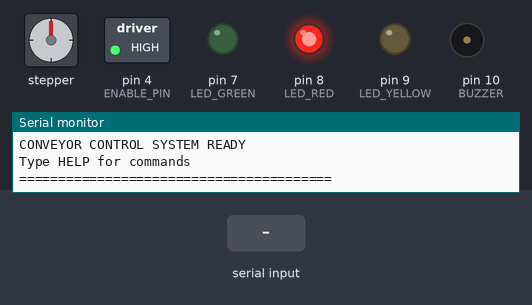
Simulated run of this sketch. Board: Arduino Uno, built with avr-gcc and run on an emulated ATmega328P. Parts: stepper motor, switched loads named in the sketch (green lamp = pin HIGH), output pins drawn as LEDs (lit = HIGH), buzzer (waves = sounding, pin HIGH), the last lines printed to the serial monitor. Inputs (shaded band) come from the test bench. Stepper angles assume 200 steps per turn.

Above: at 2.4 s.
2.5 s: "START\n" received over Serial
At 2.65 s:
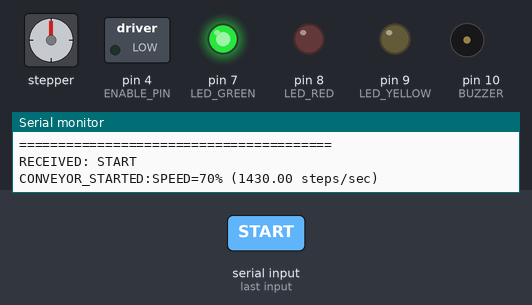
5.5 s: "STOP\n" received over Serial
At 6.7 s:
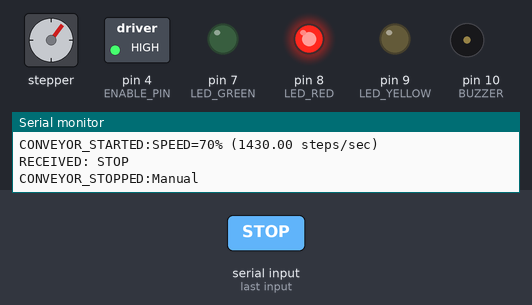
7.0 s: "DEFECT\n" received over Serial
At 8.5 s:
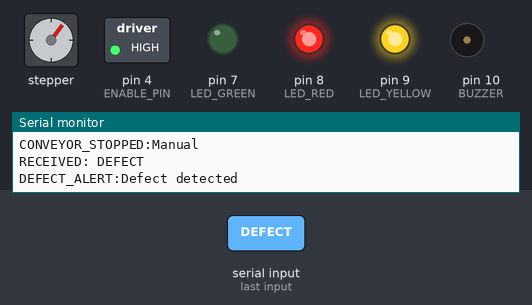
Timing chart, 0 to 10.0 s (numbered marks = the images above; inputs shaded):
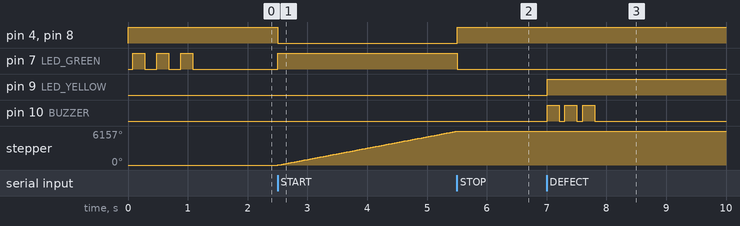

The sketch:

sketch_arduino.ino
```cpp
/*
 * INDUSTRIAL CONVEYOR CONTROL SYSTEM
 * Menggunakan Stepper Motor dengan AccelStepper
 * Terintegrasi dengan Python Web App via Serial USB
 */

#include <AccelStepper.h>

// ========== PIN DEFINITIONS ==========
#define STEP_PIN     3    // PUL (Step) pin
#define DIR_PIN      2    // DIR (Direction) pin
#define ENABLE_PIN   4    // Enable pin (opsional)

// Indicator LEDs
#define LED_GREEN    7
#define LED_RED      8
#define LED_YELLOW   9
#define BUZZER       10

// ========== CONVEYOR PARAMETERS ==========
AccelStepper stepper(AccelStepper::DRIVER, STEP_PIN, DIR_PIN);

// Stepper parameters
float MAX_SPEED = 2000.0;      // Maximum speed (steps/second)
float MIN_SPEED = 100.0;        // Minimum speed
float DEFAULT_SPEED = 800.0;    // Default speed

// Conveyor status
bool conveyor_running = false;
bool defect_detected = false;
bool auto_stop_enabled = true;
int target_speed_percent = 70;   // 0-100%

// Speed mapping
float speed_map[101];

// Serial command buffer
String inputString = "";
boolean stringComplete = false;

// ========== HELPER FUNCTIONS ==========

void initSpeedMap() {
  for (int i = 0; i <= 100; i++) {
    speed_map[i] = MIN_SPEED + (MAX_SPEED - MIN_SPEED) * (i / 100.0);
  }
}

void setConveyorSpeed(int percent) {
  target_speed_percent = constrain(percent, 0, 100);

  if (target_speed_percent == 0) {
    stepper.stop();
    stepper.setSpeed(0);
    conveyor_running = false;
    digitalWrite(LED_GREEN, LOW);
    digitalWrite(LED_RED, HIGH);
    digitalWrite(ENABLE_PIN, HIGH); // MATIKAN ARUS MOTOR
  } else {
    float speed = speed_map[target_speed_percent];
    stepper.setSpeed(speed);
    if (conveyor_running) {
      digitalWrite(ENABLE_PIN, LOW); // NYALAKAN ARUS MOTOR
      // Speed akan berubah di loop berikutnya
    }
  }

  Serial.print("SPEED_CHANGED:");
  Serial.print(target_speed_percent);
  Serial.print(",");
  Serial.println(speed_map[target_speed_percent]);
}

void startConveyor() {
  if (defect_detected && auto_stop_enabled) {
    Serial.println("ERROR:Cannot start - defect detected!");
    return;
  }

  conveyor_running = true;

  if (target_speed_percent > 0) {
    stepper.setSpeed(speed_map[target_speed_percent]);
  } else {
    stepper.setSpeed(DEFAULT_SPEED);
    target_speed_percent = 70;
  }

  digitalWrite(LED_GREEN, HIGH);
  digitalWrite(LED_RED, LOW);
  digitalWrite(ENABLE_PIN, LOW); // NYALAKAN ARUS MOTOR SAAT START

  Serial.print("CONVEYOR_STARTED:SPEED=");
  Serial.print(target_speed_percent);
  Serial.print("% (");
  Serial.print(stepper.speed());
  Serial.println(" steps/sec)");
}

void stopConveyor(String reason = "Manual") {
  conveyor_running = false;
  stepper.stop();
  stepper.setSpeed(0);

  digitalWrite(LED_GREEN, LOW);
  digitalWrite(LED_RED, HIGH);
  digitalWrite(ENABLE_PIN, HIGH); // MATIKAN ARUS MOTOR SAAT STOP

  Serial.print("CONVEYOR_STOPPED:");
  Serial.println(reason);
}

void onDefectDetected() {
  defect_detected = true;
  digitalWrite(LED_YELLOW, HIGH);

  // Buzzer 3 beep
  for (int i = 0; i < 3; i++) {
    digitalWrite(BUZZER, HIGH);
    delay(200);
    digitalWrite(BUZZER, LOW);
    delay(100);
  }

  if (auto_stop_enabled && conveyor_running) {
    stopConveyor("Defect Detected (Auto-Stop)");
    Serial.println("DEFECT_ALERT:AUTO_STOP_TRIGGERED");
  } else {
    Serial.println("DEFECT_ALERT:Defect detected");
  }
}

void resetDefect() {
  defect_detected = false;
  digitalWrite(LED_YELLOW, LOW);
  digitalWrite(BUZZER, LOW);
  Serial.println("DEFECT_RESET:Status cleared");
}

void setAutoStop(bool enabled) {
  auto_stop_enabled = enabled;
  Serial.print("AUTO_STOP:");
  Serial.println(enabled ? "ENABLED" : "DISABLED");
}

void processCommand(String cmd) {
  cmd.trim();
  cmd.toUpperCase();

  Serial.print("RECEIVED: ");
  Serial.println(cmd);

  if (cmd == "START") {
    startConveyor();
  }
  else if (cmd == "STOP") {
    stopConveyor("Manual");
  }
  else if (cmd.startsWith("SPEED:")) {
    int speed = cmd.substring(6).toInt();
    setConveyorSpeed(speed);
  }
  else if (cmd == "DEFECT") {
    onDefectDetected();
  }
  else if (cmd == "RESET") {
    resetDefect();
  }
  else if (cmd == "AUTO_STOP:ON") {
    setAutoStop(true);
  }
  else if (cmd == "AUTO_STOP:OFF") {
    setAutoStop(false);
  }
  else if (cmd == "STATUS") {
    Serial.print("STATUS:");
    Serial.print(conveyor_running ? "RUNNING" : "STOPPED");
    Serial.print(",");
    Serial.print("SPEED:");
    Serial.print(target_speed_percent);
    Serial.print(",");
    Serial.print("DEFECT:");
    Serial.print(defect_detected ? "YES" : "NO");
    Serial.print(",");
    Serial.print("AUTO_STOP:");
    Serial.println(auto_stop_enabled ? "ON" : "OFF");
  }
  else if (cmd == "HELP") {
    Serial.println("Commands: START, STOP, SPEED:<0-100>, DEFECT, RESET, AUTO_STOP:ON/OFF, STATUS");
  }
  else if (cmd != "") {
    Serial.print("UNKNOWN:");
    Serial.println(cmd);
  }
}

// ========== SETUP ==========
void setup() {
  // Initialize pins
  pinMode(ENABLE_PIN, OUTPUT);
  pinMode(LED_GREEN, OUTPUT);
  pinMode(LED_RED, OUTPUT);
  pinMode(LED_YELLOW, OUTPUT);
  pinMode(BUZZER, OUTPUT);

  // Initialize stepper
  initSpeedMap();
  stepper.setMaxSpeed(MAX_SPEED);
  stepper.setSpeed(0);

  // Start with motor disabled so it doesn't heat up immediately
  digitalWrite(ENABLE_PIN, HIGH);

  // Initial LED state
  digitalWrite(LED_GREEN, LOW);
  digitalWrite(LED_RED, HIGH);
  digitalWrite(LED_YELLOW, LOW);
  digitalWrite(BUZZER, LOW);

  // Start serial
  Serial.begin(9600);

  // Wait for serial connection
  while (!Serial) {
    delay(10);
  }

  Serial.println("========================================");
  Serial.println("CONVEYOR CONTROL SYSTEM READY");
  Serial.println("Type HELP for commands");
  Serial.println("========================================");

  // Blink green LED to indicate ready
  for (int i = 0; i < 3; i++) {
    digitalWrite(LED_GREEN, HIGH);
    delay(200);
    digitalWrite(LED_GREEN, LOW);
    delay(200);
  }
}

// ========== MAIN LOOP ==========
void loop() {
  // Process serial commands
  if (stringComplete) {
    processCommand(inputString);
    inputString = "";
    stringComplete = false;
  }

  // Run stepper if conveyor is running
  if (conveyor_running) {
    stepper.runSpeed();
  }
}

// Serial event handler
void serialEvent() {
  while (Serial.available()) {
    char inChar = (char)Serial.read();
    if (inChar == '\n') {
      stringComplete = true;
    } else if (inChar != '\r') {
      inputString += inChar;
    }
  }
}
```

Measured:
- after the input at 2.5 s, pin 4 (ENABLE_PIN), pin 8 (LED_RED): HIGH → LOW at once; pin 7 (LED_GREEN): LOW → HIGH at once; stepper: keeps turning clockwise at about 2054°/s, starting at once
- after the input at 5.5 s, pin 4 (ENABLE_PIN), pin 8 (LED_RED): LOW → HIGH at once; pin 7 (LED_GREEN): HIGH → LOW at once
- after the input at 7.0 s, pin 9 (LED_YELLOW): LOW → HIGH at once; pin 10 (BUZZER): alternates HIGH for 0.20 s and LOW for 0.10 s, 6 changes in all, then stays LOW, starting at once
